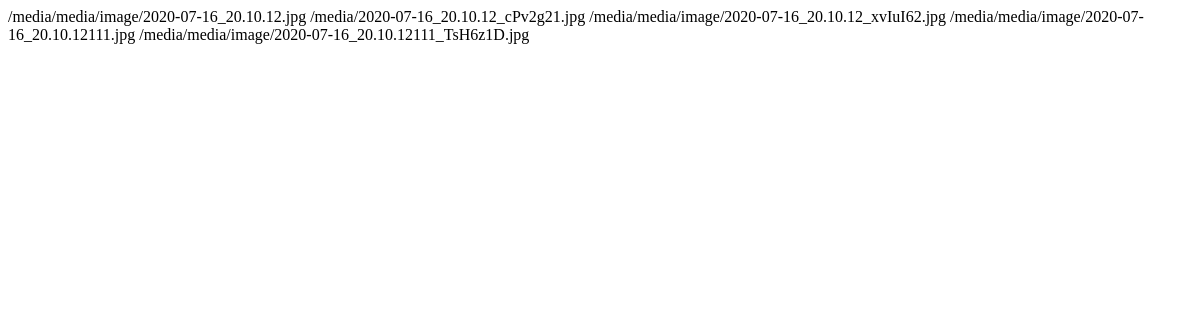
The app's page /mine/, older data.
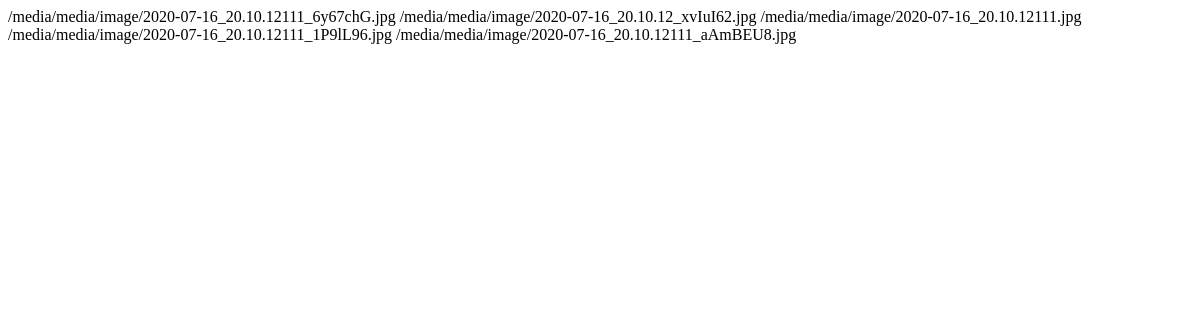
The same page, newer data.
### article/models.py (models this page shows, shortened)
class News(models.Model):
    name = models.CharField(max_length=255, verbose_name="Имя")
    create_date = models.DateField(verbose_name="Дата")
    comment = models.ForeignKey(Comment, on_delete=models.CASCADE, null=True)
    image = models.ImageField(verbose_name="Картинка", upload_to='media/image/')
    file = models.FileField(upload_to='media/file/')
    class Meta:
        verbose_name = "News"
        verbose_name_plural = "News"

### article/views.py (the view)
# urls.py: url(r'^mine/$', NewsView.as_view(), name='my-view'),
class NewsView(TemplateView):
    template_name = "index.html"
    def get_context_data(self, **kwargs):
        context = super(NewsView, self).get_context_data(**kwargs)
        context['News'] = News.objects.all()
        return context

### article/templates/index.html (shortened to what this page needs)
<!DOCTYPE html>
<html lang="en">
<head>
</head>
<body>
{% for i in News %}
    {{ i.image.url }}
{% endfor %}
</body>
</html>

Row changes from the older to the newer data that the page shows:
removed News: image "/media/media/image/2020-07-16_20.10.12.jpg"
removed News: image "/media/media/image/2020-07-16_20.10.12111_TsH6z1D.jpg"
changed News: image "/media/2020-07-16_20.10.12_cPv2g21.jpg" → "/media/media/image/2020-07-16_20.10.12111_6y67chG.jpg"
added News: image "/media/media/image/2020-07-16_20.10.12111_1P9lL96.jpg"
added News: image "/media/media/image/2020-07-16_20.10.12111_aAmBEU8.jpg"
